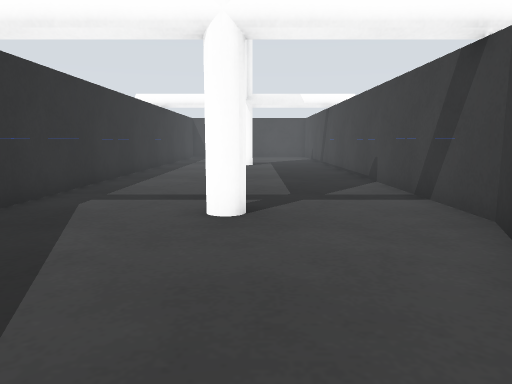
[1] (above)

12 first-person views from a walk through a robot-simulator world made for Gazebo. The camera is 0.06 m above the floor, tilts 8° down and sees 70° across. The floor is counted in squares, 0.05 m on a side. Each view is taken from the middle of a square. On the plan, view 1 faces up. The plan holds only what a view shows up to about 14 squares ahead; the rest is blank.

[2]
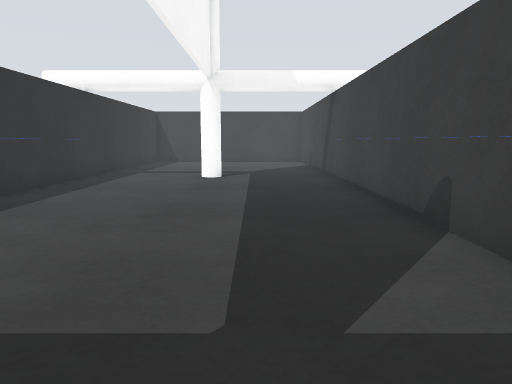

[3]
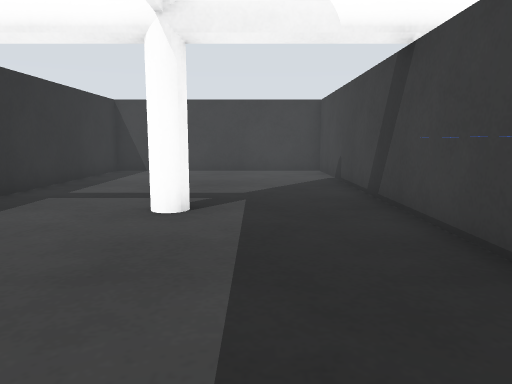

[4]
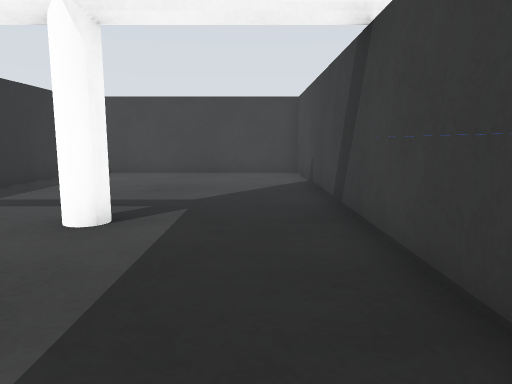

[5]
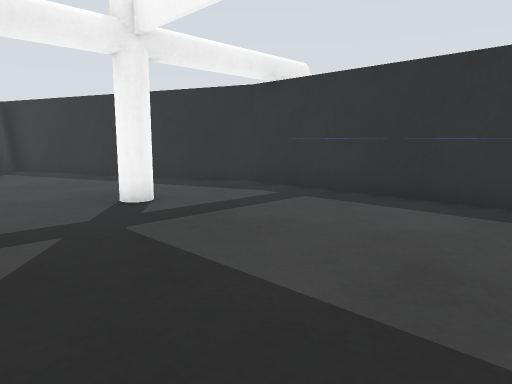

[6]
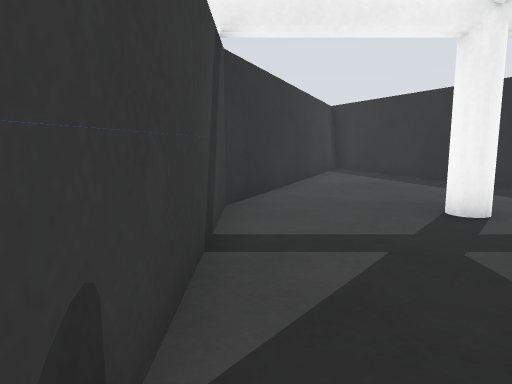

[7]
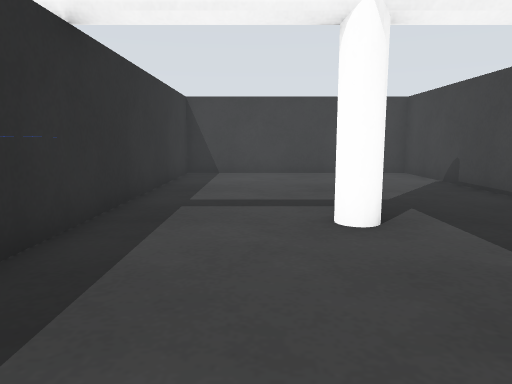

[8]
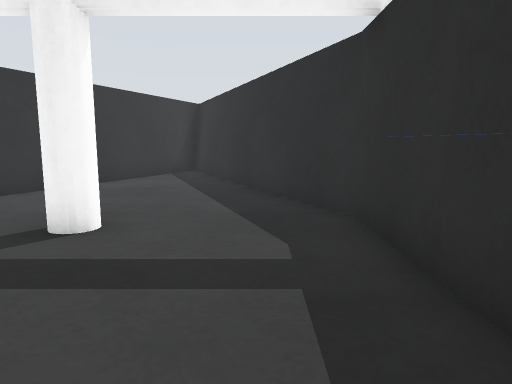

[9]
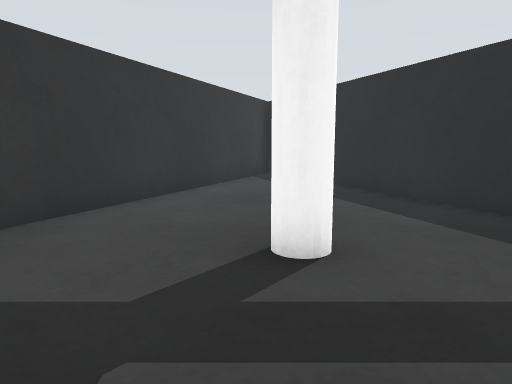

[10]
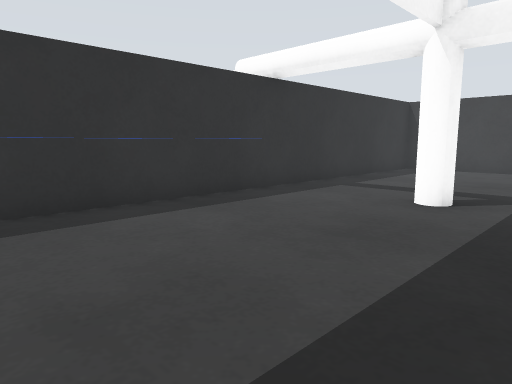

[11]
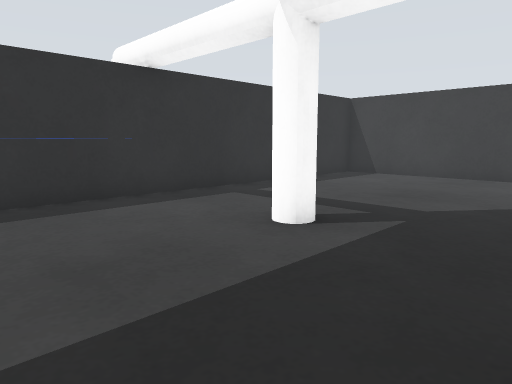

[12]
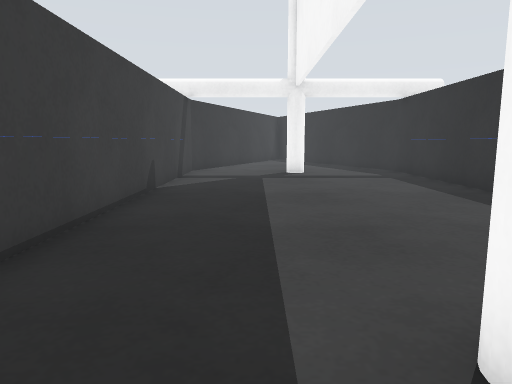

### Floor plan
Points are (right, up) in squares from view 1. A wall is a line through its corners. A room is listed if a view was taken in it or the views show most of it. See-through windows are left out.
Room 1 (views 1, 2, 3, 4, 5, 6, 7, 8, 9, 10, 11, 12)
walls: (0.1, -2.5) (3.6, 5.3) (3.6, 26.7) (-4.6, 26.7) (-4.6, 5.3) (-1, -2.6)
objects: grey pole (-1, 6) to (0, 6); grey pole (-1, 18) to (0, 19)

Positions as (right, up) in squares from view 1, and headings:
1: (0, 0), facing up
2: (1, 6), facing up
3: (1, 12), facing up
4: (2, 13), facing up
5: (3, 13), facing down-left
6: (3, 12), facing down
7: (-2, 13), facing up
8: (-3, 11), facing down
9: (0, 10), facing down
10: (2, 11), facing up-left
11: (3, 14), facing up-left
12: (1, 20), facing down
